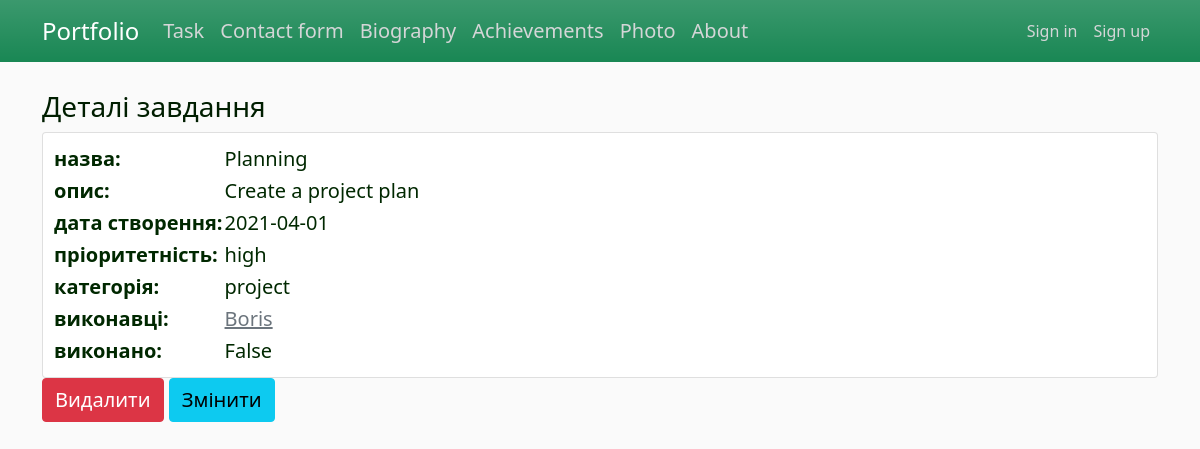
The app's page /tsk/task/3 with its own data.
### app/task/models.py (models this page shows, shortened)
class Task(db.Model):
    id = db.Column(db.Integer, primary_key=True)
    title = db.Column(db.String(80), nullable=False)
    description = db.Column(db.Text, nullable=False)
    created = db.Column(db.DateTime, default=datetime.utcnow)
    priority = db.Column(db.Enum(EnumPriority), default='low')
    is_done = db.Column(db.Boolean, default=False)
    category_id = db.Column(db.Integer(), db.ForeignKey('category.id'))

class Category(db.Model):
    id = db.Column(db.Integer, primary_key=True)
    name = db.Column(db.String(255), nullable=False, unique=True)
    tasks = db.relationship('Task', backref='categor', lazy='dynamic')

class Employee(db.Model):  # many to many з Tasks
    id = db.Column(db.Integer, primary_key=True)
    name = db.Column(db.String(25), nullable=False, unique=True)
    count_of_compltd_task = db.Column(db.Integer, nullable=False, default=0)
    tasks_todo = db.relationship('Task', secondary=many_to_many, backref=db.backref('for_empl'))

### app/task/views.py (the view)
@task_bp.route("/task/<int:id>")
def task_detail(id):
    task = Task.query.get(id)
    return render_template('task_detail.html', title='Завдання', task=task)

### app/task/templates/task/task_detail.html
{% extends "layout.html" %}
{% block content %}
<h3> Деталі завдання </h3>
  <table class="card">
    <tr>
        <td><b>назва:</b></td>
      <td>{{ task.title }}</td>
    </tr>
    <tr>
      <td><b>опис:</b></td>
      <td>{{ task.description }}</td>
    </tr>
    <tr>
      <td><b>дата створення:</b></td>
      <td>{{ task.created.strftime('%Y-%m-%d') | safe}}</td>
    </tr>
    <tr>
      <td><b>пріоритетність:</b></td>
      <td>{{ task.priority.name }}</td>
    </tr>
    <tr>
      <td><b>категорія:</b></td>
      <td>{{ task.categor.name }}</td>
    </tr>
    <tr>
      <td><b>виконавці:</b></td>
      <td>
        {% for t in task.for_empl %}
          <a href="{{url_for('task_bp_in.employee_profile', id=t.id)}}" class="link-secondary"> {{ t.name }}</a><br>
        {% endfor %}
      </td>
    </tr>
    <tr>
      <td><b>виконано:</b></td>
      <td>{{ task.is_done }}</td>
    </tr>
  </table>
    <a href="{{url_for('task_bp_in.task_delete', id=task.id)}}" class="btn btn-danger fs-5"> Видалити </a>
    <a href="{{url_for('task_bp_in.task_update', id=task.id)}}" class="btn btn-info fs-5"> Змінити </a>
{% endblock content %}

### app/static/css/custom.css (style rules this page uses)
body { background: #fafafa; color: #002800; }
h1, h2, h3, h4, h5, h6 { color: #001e00; }
.card { padding: 10px; }

### records on screen
Task: title "Planning", description "Create a project plan", created "2021-04-01", priority.name "high", is_done "False"
Category: categor.name "project"
Employee: name "Boris"
